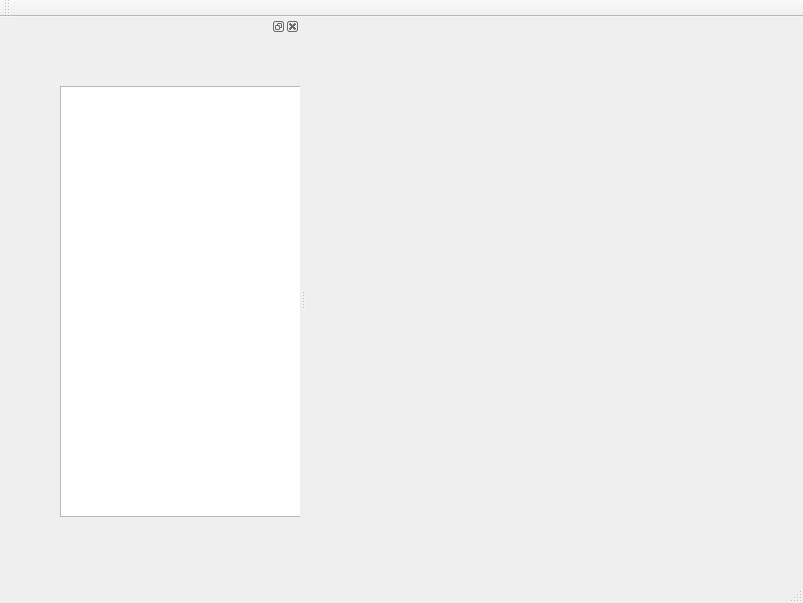
<?xml version="1.0" encoding="UTF-8"?>
<ui version="4.0">
 <class>MainWindow</class>
 <widget class="QMainWindow" name="MainWindow">
  <property name="geometry">
   <rect>
    <x>0</x>
    <y>0</y>
    <width>803</width>
    <height>603</height>
   </rect>
  </property>
  <property name="minimumSize">
   <size>
    <width>300</width>
    <height>500</height>
   </size>
  </property>
  <property name="windowTitle">
   <string>MainWindow</string>
  </property>
  <widget class="QWidget" name="centralWidget"/>
  <widget class="QMenuBar" name="menuBar">
   <property name="geometry">
    <rect>
     <x>0</x>
     <y>0</y>
     <width>803</width>
     <height>23</height>
    </rect>
   </property>
  </widget>
  <widget class="QToolBar" name="mainToolBar">
   <attribute name="toolBarArea">
    <enum>TopToolBarArea</enum>
   </attribute>
   <attribute name="toolBarBreak">
    <bool>false</bool>
   </attribute>
  </widget>
  <widget class="QStatusBar" name="statusBar"/>
  <widget class="QDockWidget" name="dockWidget">
   <property name="minimumSize">
    <size>
     <width>300</width>
     <height>500</height>
    </size>
   </property>
   <attribute name="dockWidgetArea">
    <number>1</number>
   </attribute>
   <widget class="QWidget" name="dockWidgetContents">
    <widget class="QTreeView" name="fileView">
     <property name="geometry">
      <rect>
       <x>60</x>
       <y>50</y>
       <width>561</width>
       <height>431</height>
      </rect>
     </property>
     <property name="contextMenuPolicy">
      <enum>Qt::CustomContextMenu</enum>
     </property>
    </widget>
   </widget>
  </widget>
 </widget>
 <layoutdefault spacing="6" margin="11"/>
 <resources/>
 <connections/>
</ui>
